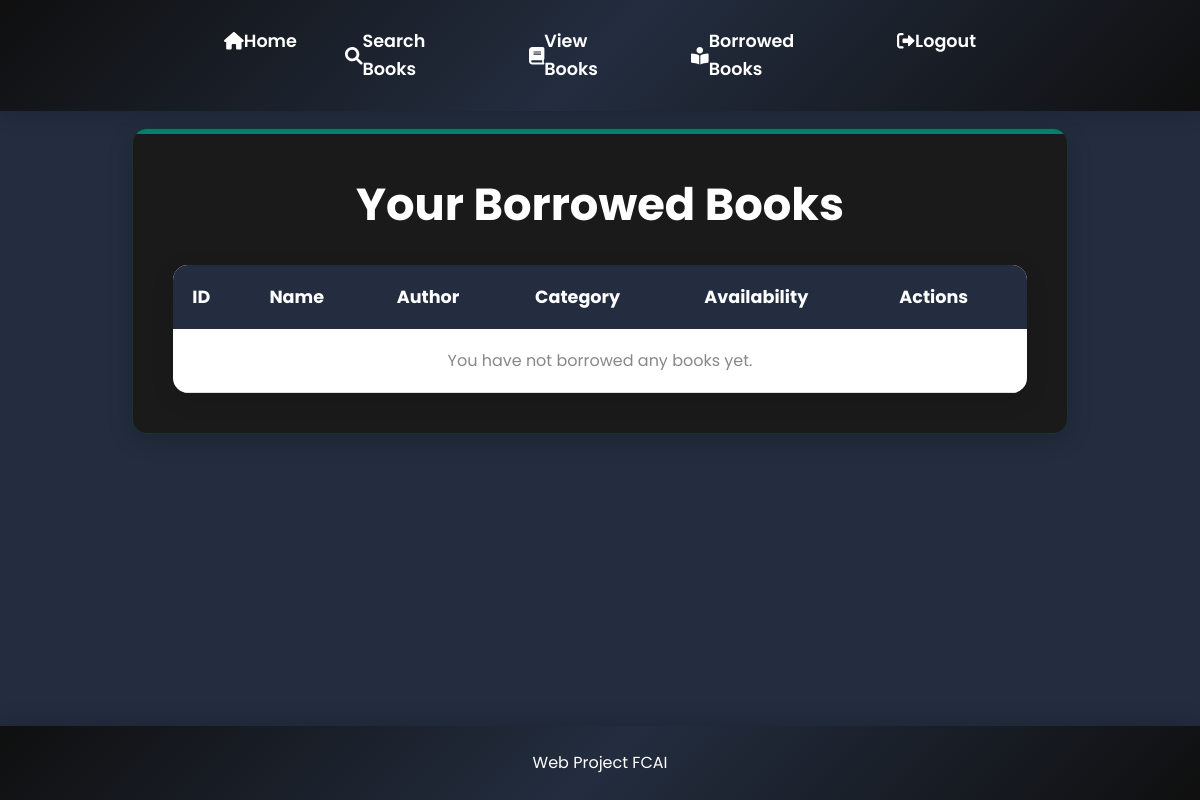
The page /library/borrowed/ (signed in) on the database as committed earlier.
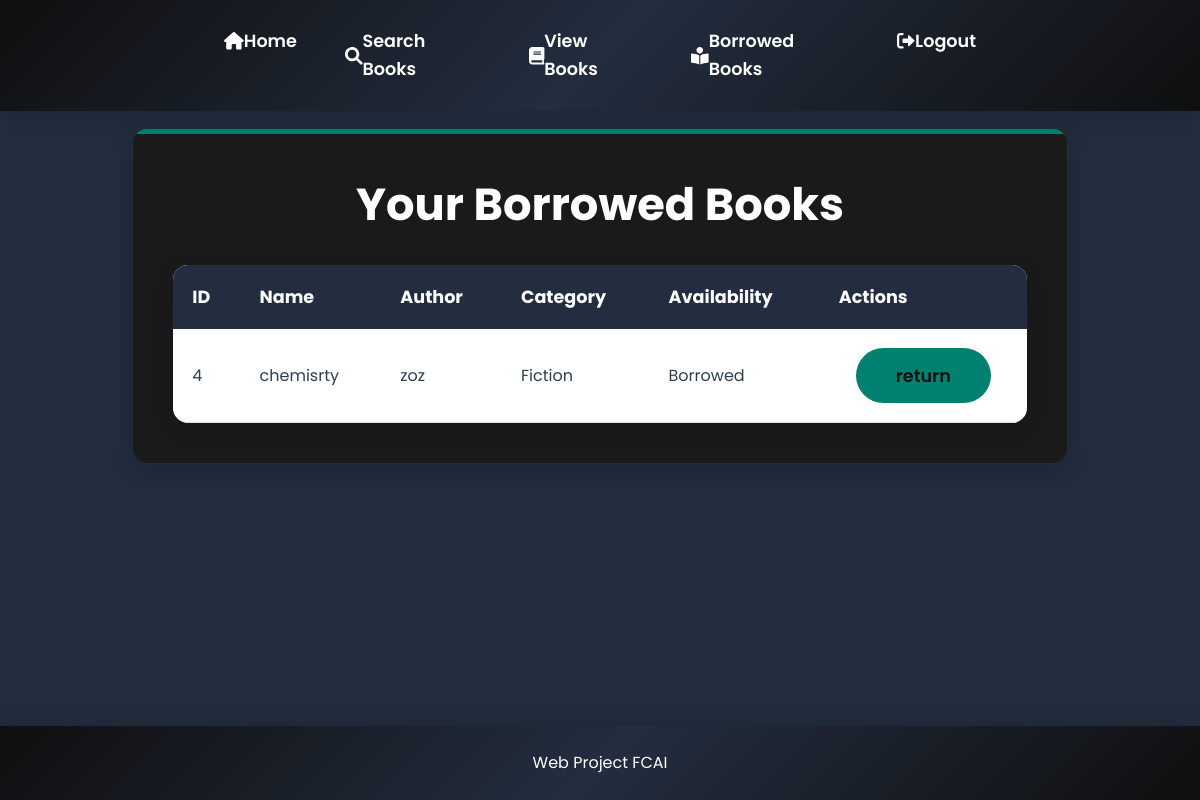
The same page on the database as committed later.
### lib/models.py (models this page shows)
class Book_Details(models.Model):
    Name = models.CharField(max_length=120)
    Author = models.CharField(max_length=120)
    Category = models.CharField(max_length=120)
    Description = models.TextField()
    Date_Added = models.DateField()
    Availability = models.CharField( max_length=50)

### lib/views.py (the view)
# urls.py: path('borrowed/', views.borrowed_books, name='borrowed_books'),
def borrowed_books(request):
    books = request.user.borrowed_books.all() if request.user.is_authenticated else []
    return render(request, 'user_borrowed_books.html', {'borrowed_books': books})

### templates/user_borrowed_books.html (shortened to what this page needs)
{% load static %}
<link rel="stylesheet" href="{% static 'css/style.css' %}" />
<link rel="stylesheet" href="{% static 'css/icon.css' %}" />
<!DOCTYPE html>
<html lang="en">
  <head>
    <link rel="stylesheet" href="../css/style.css" />
  </head>
  <body>
    <nav>
      <ul>
        <li>
          <a href="{% url 'user_dashboard' %}"
            ><i class="fas fa-home"></i> Home</a
          >
        </li>
        <li>
          <a href="{% url 'search_books' %}"
            ><i class="fas fa-search"></i> Search Books</a
          >
        </li>
        <li>
          <a href="{% url 'view_books' %}"
            ><i class="fas fa-book"></i> View Books</a
          >
        </li>
        <li>
          <a href="{% url 'borrowed_books' %}"
            ><i class="fas fa-book-reader"></i> Borrowed Books</a
          >
        </li>
        <li>
          <a href="{% url 'index' %}"
            ><i class="fas fa-sign-out-alt"></i> Logout</a
          >
        </li>
      </ul>
    </nav>
    <main>
      <div class="card">
        <h1>Your Borrowed Books</h1>
        <table>
          <thead>
            <tr>
              <th>ID</th>
              <th>Name</th>
              <th>Author</th>
              <th>Category</th>
              <th>Availability</th>
              <th>Actions</th>
            </tr>
          </thead>
          <tbody>
            {% if borrowed_books %} {% for book in borrowed_books %}
            <tr>
              <td>{{ book.id }}</td>
              <td>{{ book.Name }}</td>
              <td>{{ book.Author }}</td>
              <td>{{ book.Category }}</td>
              <td>{{ book.Availability }}</td>
              <td>
                <form method="POST" action="{% url 'return_book' book.id %}">
                  <button type="submit">return</button>
                </form>
              </td>
            </tr>
            {% endfor %} {% else %}
            <tr>
              <td colspan="6" style="text-align: center; color: #888">
                You have not borrowed any books yet.
              </td>
            </tr>
            {% endif %}
          </tbody>
        </table>
      </div>
    </main>
    <footer>
      <p>Web Project FCAI</p>
    </footer>
</body>
</html>

Rows that differ between the two databases and show on the page:
now on this page (row edited): Book_Details: id "4", Name "chemisrty", Author "zoz", Category "Fiction", Availability "Borrowed"
Other text that changed with them:
text no longer shown: "You have not borrowed any books yet."
